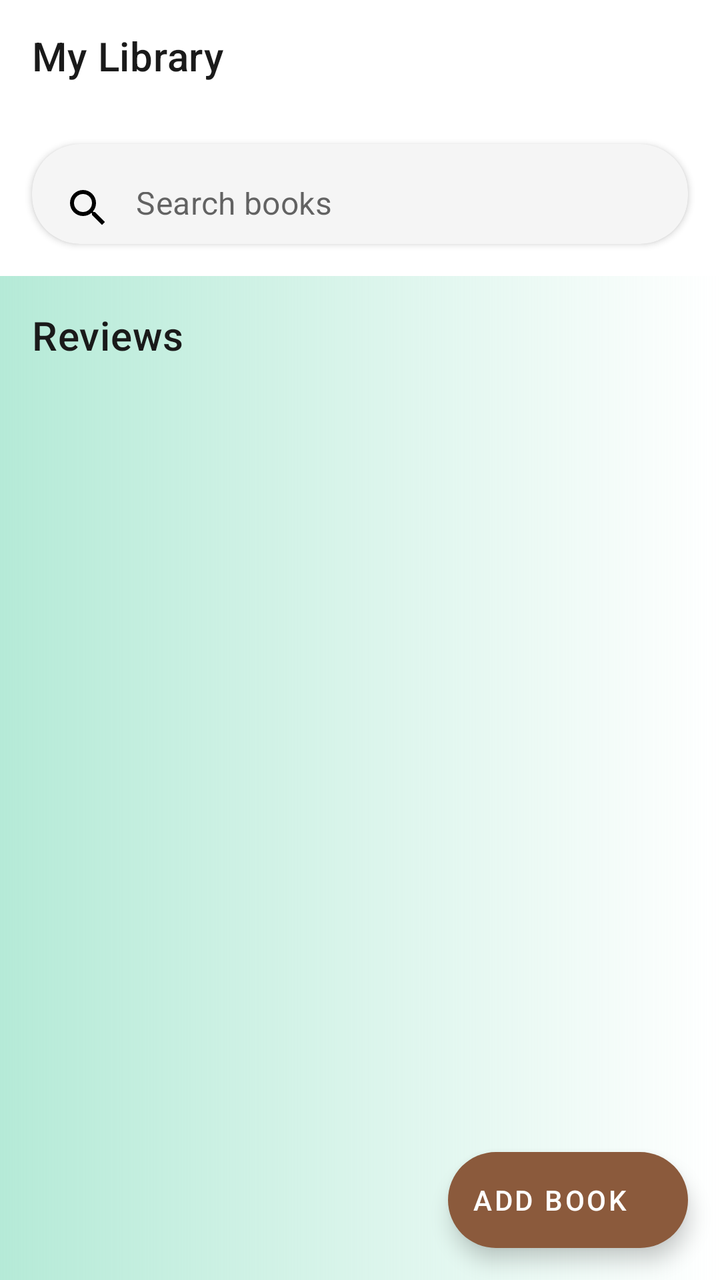
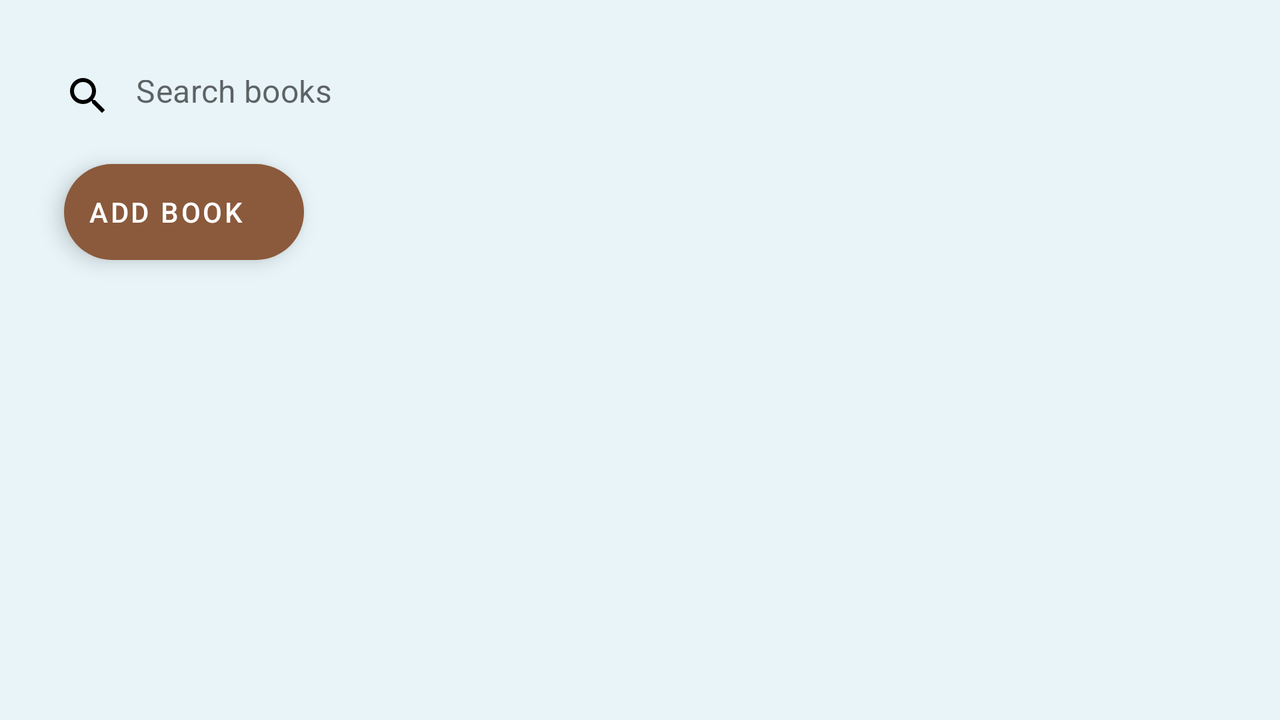

First picture: res/layout/ on a phone held upright. Second picture: the repository's own variant of that layout, on a device whose configuration matches the variant's folder. Source for both follows.
<!-- AndroidManifest.xml: application theme Theme.BookClub -->
<!-- res/layout/fragment_book_list.xml -->
<?xml version="1.0" encoding="utf-8"?>
<androidx.coordinatorlayout.widget.CoordinatorLayout
    xmlns:android="http://schemas.android.com/apk/res/android"
    xmlns:app="http://schemas.android.com/apk/res-auto"
    android:layout_width="match_parent"
    android:layout_height="match_parent"
    android:background="@drawable/gradient_background">

    <com.google.android.material.appbar.AppBarLayout
        android:id="@+id/appBarLayout"
        android:layout_width="match_parent"
        android:layout_height="wrap_content"
        android:background="@color/card_background"
        app:elevation="0dp">

        <com.google.android.material.appbar.MaterialToolbar
            android:id="@+id/toolbar"
            android:layout_width="match_parent"
            android:layout_height="?attr/actionBarSize"
            android:background="@color/card_background"
            app:title="@string/title_my_library"
            app:titleTextColor="@color/text_primary"
            app:titleTextAppearance="@style/TextAppearance.MaterialComponents.Headline6" />

        <com.google.android.material.card.MaterialCardView
            android:layout_width="match_parent"
            android:layout_height="wrap_content"
            android:layout_margin="16dp"
            app:cardCornerRadius="24dp"
            app:cardElevation="2dp"
            app:cardBackgroundColor="@color/background_secondary">

            <com.google.android.material.textfield.TextInputLayout
                android:layout_width="match_parent"
                android:layout_height="wrap_content"
                style="@style/Widget.MaterialComponents.TextInputLayout.FilledBox"
                app:boxBackgroundMode="none"
                app:hintEnabled="false">

                <com.google.android.material.textfield.TextInputEditText
                    android:id="@+id/searchEditText"
                    android:layout_width="match_parent"
                    android:layout_height="50dp"
                    android:hint="@string/hint_search_books"
                    android:drawableStart="@drawable/ic_search"
                    android:drawablePadding="12dp"
                    android:background="@android:color/transparent"
                    android:paddingStart="16dp"
                    android:paddingEnd="16dp"
                    android:inputType="text" />
            </com.google.android.material.textfield.TextInputLayout>
        </com.google.android.material.card.MaterialCardView>
    </com.google.android.material.appbar.AppBarLayout>

    <androidx.core.widget.NestedScrollView
        android:layout_width="match_parent"
        android:layout_height="match_parent"
        app:layout_behavior="@string/appbar_scrolling_view_behavior">

        <LinearLayout
            android:layout_width="match_parent"
            android:layout_height="wrap_content"
            android:orientation="vertical"
            android:padding="16dp">

            <TextView
                android:layout_width="wrap_content"
                android:layout_height="wrap_content"
                android:text="@string/reviews"
                style="@style/TextAppearance.MaterialComponents.Headline6"
                android:textColor="@color/text_primary"
                android:layout_marginBottom="16dp"
                android:fontFamily="@font/roboto_bold" />

            <androidx.recyclerview.widget.RecyclerView
                android:id="@+id/recyclerView"
                android:layout_width="match_parent"
                android:layout_height="wrap_content"
                android:nestedScrollingEnabled="false"
                android:clipToPadding="false"
                android:paddingBottom="80dp" />
        </LinearLayout>
    </androidx.core.widget.NestedScrollView>

    <com.google.android.material.floatingactionbutton.ExtendedFloatingActionButton
        android:id="@+id/fabAddBook"
        android:layout_width="wrap_content"
        android:layout_height="wrap_content"
        android:layout_margin="16dp"
        android:layout_gravity="bottom|end"
        android:text="@string/add_book"
        app:icon="@drawable/ic_add"
        app:backgroundTint="@color/accent_color"
        app:iconTint="@color/text_on_primary"
        android:textColor="@color/text_on_primary"
        android:contentDescription="@string/add_book" />
</androidx.coordinatorlayout.widget.CoordinatorLayout>
<!-- resources referenced by this layout -->
<resources>
  <color name="accent_color">#8B5A3C</color>
  <color name="background_secondary">#F5F5F5</color>
  <color name="card_background">#FFFFFF</color>
  <color name="text_on_primary">#FFFFFF</color>
  <color name="text_primary">#1A1A1A</color>
  <!-- drawable gradient_background (drawable) -->
  <?xml version="1.0" encoding="utf-8"?>
  <shape xmlns:android="http://schemas.android.com/apk/res/android"
      android:shape="rectangle">
  
      <gradient
          android:startColor="#B5EAD7" /> 
  </shape>
  <string name="add_book">Add Book</string>
  <string name="hint_search_books">Search books</string>
  <string name="reviews">Reviews</string>
  <string name="title_my_library">My Library</string>
  <color name="primary_color">#2E7D9A</color>
  <color name="primary_variant">#1E5F75</color>
  <color name="secondary_color">#F4A261</color>
  <color name="secondary_variant">#E76F51</color>
  <color name="error_color">#F44336</color>
  <color name="surface_color">#FFFFFF</color>
  <color name="background_primary">#FAFAFA</color>
  <style name="TextAppearance.BookClub.Headline2" parent="TextAppearance.MaterialComponents.Headline2">
          <item name="fontFamily">@font/roboto_bold</item>
          <item name="android:textColor">@color/text_primary</item>
          <item name="android:textSize">60sp</item>
      </style>
  <style name="TextAppearance.BookClub.Headline3" parent="TextAppearance.MaterialComponents.Headline3">
          <item name="fontFamily">@font/roboto_bold</item>
          <item name="android:textColor">@color/text_primary</item>
          <item name="android:textSize">48sp</item>
      </style>
  <style name="TextAppearance.BookClub.Headline4" parent="TextAppearance.MaterialComponents.Headline4">
          <item name="fontFamily">@font/roboto_bold</item>
          <item name="android:textColor">@color/text_primary</item>
          <item name="android:textSize">34sp</item>
      </style>
  <style name="TextAppearance.BookClub.Headline5" parent="TextAppearance.MaterialComponents.Headline5">
          <item name="fontFamily">@font/roboto_bold</item>
          <item name="android:textColor">@color/text_primary</item>
          <item name="android:textSize">24sp</item>
      </style>
  <style name="TextAppearance.BookClub.Headline6" parent="TextAppearance.MaterialComponents.Headline6">
          <item name="fontFamily">@font/roboto_bold</item>
          <item name="android:textColor">@color/text_primary</item>
          <item name="android:textSize">20sp</item>
      </style>
  <style name="TextAppearance.BookClub.Body1" parent="TextAppearance.MaterialComponents.Body1">
          <item name="fontFamily">@font/roboto_regular</item>
          <item name="android:textColor">@color/text_primary</item>
          <item name="android:textSize">16sp</item>
      </style>
  <style name="TextAppearance.BookClub.Body2" parent="TextAppearance.MaterialComponents.Body2">
          <item name="fontFamily">@font/roboto_regular</item>
          <item name="android:textColor">@color/text_secondary</item>
          <item name="android:textSize">14sp</item>
      </style>
  <style name="ShapeAppearance.BookClub.SmallComponent" parent="ShapeAppearance.MaterialComponents.SmallComponent">
          <item name="cornerFamily">rounded</item>
          <item name="cornerSize">8dp</item>
      </style>
  <style name="ShapeAppearance.BookClub.MediumComponent" parent="ShapeAppearance.MaterialComponents.MediumComponent">
          <item name="cornerFamily">rounded</item>
          <item name="cornerSize">12dp</item>
      </style>
  <style name="ShapeAppearance.BookClub.LargeComponent" parent="ShapeAppearance.MaterialComponents.LargeComponent">
          <item name="cornerFamily">rounded</item>
          <item name="cornerSize">16dp</item>
      </style>
  <color name="text_secondary">#666666</color>
  <!-- some entries are left out for length -->
</resources>
<!-- res/layout-land/fragment_book_list.xml (the repository's variant of the layout above) -->
<!-- drawn on the phone turned sideways -->
<LinearLayout xmlns:android="http://schemas.android.com/apk/res/android"
    xmlns:app="http://schemas.android.com/apk/res-auto"
    android:layout_width="match_parent"
    android:layout_height="match_parent"
    android:orientation="horizontal"
    android:background="@color/pastel_mint"
    android:padding="16dp"
    android:baselineAligned="false">

    <LinearLayout
        android:id="@+id/leftContent"
        android:layout_width="0dp"
        android:layout_height="match_parent"
        android:layout_weight="1"
        android:orientation="vertical"
        android:gravity="top"
        android:paddingEnd="8dp">

        <com.google.android.material.textfield.TextInputLayout
            android:id="@+id/searchContainer"
            android:layout_width="match_parent"
            android:layout_height="wrap_content"
            app:boxBackgroundMode="none"
            app:hintEnabled="false">

            <com.google.android.material.textfield.TextInputEditText
                android:id="@+id/searchEditText"
                android:layout_width="match_parent"
                android:layout_height="50dp"
                android:hint="@string/hint_search_books"
                android:drawableStart="@drawable/ic_search"
                android:drawablePadding="12dp"
                android:background="@android:color/transparent"
                android:paddingStart="16dp"
                android:paddingEnd="16dp"
                android:inputType="text" />
        </com.google.android.material.textfield.TextInputLayout>
        <com.google.android.material.floatingactionbutton.ExtendedFloatingActionButton
            android:id="@+id/fabAddBook"
            android:layout_width="wrap_content"
            android:layout_height="wrap_content"
            android:layout_gravity="bottom|start"
            android:layout_margin="16dp"
            android:text="@string/add_book"
            app:icon="@drawable/ic_add"
            app:backgroundTint="@color/accent_color"
            app:iconTint="@color/text_on_primary"
            android:textColor="@color/text_on_primary"
            android:contentDescription="@string/add_book" />
    </LinearLayout>

    <LinearLayout
        android:id="@+id/rightContent"
        android:layout_width="0dp"
        android:layout_height="match_parent"
        android:layout_weight="2"
        android:gravity="start"
        android:orientation="vertical"
        android:paddingTop="16dp"
        android:paddingBottom="16dp"
        android:paddingStart="8dp"
        android:paddingEnd="8dp">

        <LinearLayout
            android:layout_width="match_parent"
            android:layout_height="match_parent"
            android:orientation="vertical"
            android:padding="8dp">

            <androidx.recyclerview.widget.RecyclerView
                android:id="@+id/recyclerView"
                android:layout_width="match_parent"
                android:layout_height="0dp"
                android:layout_weight="1"
                android:clipToPadding="false"
                android:nestedScrollingEnabled="true"
                android:paddingBottom="5dp" />
        </LinearLayout>


    </LinearLayout>
</LinearLayout>
<!-- resources referenced by the variant -->
<!-- as the phone turned sideways resolves them -->
<resources>
  <color name="accent_color">#8B5A3C</color>
  <color name="pastel_mint">#E8F4F8</color>
  <color name="text_on_primary">#FFFFFF</color>
  <string name="add_book">Add Book</string>
  <string name="hint_search_books">Search books</string>
  <color name="primary_color">#2E7D9A</color>
  <color name="primary_variant">#1E5F75</color>
  <color name="secondary_color">#F4A261</color>
  <color name="secondary_variant">#E76F51</color>
  <color name="error_color">#F44336</color>
  <color name="surface_color">#FFFFFF</color>
  <color name="text_primary">#1A1A1A</color>
  <color name="background_primary">#FAFAFA</color>
  <style name="TextAppearance.BookClub.Headline1" parent="TextAppearance.MaterialComponents.Headline1">
          <item name="fontFamily">@font/roboto_bold</item>
          <item name="android:textColor">@color/text_primary</item>
          <item name="android:textSize">96sp</item>
      </style>
  <style name="TextAppearance.BookClub.Headline2" parent="TextAppearance.MaterialComponents.Headline2">
          <item name="fontFamily">@font/roboto_bold</item>
          <item name="android:textColor">@color/text_primary</item>
          <item name="android:textSize">60sp</item>
      </style>
  <style name="TextAppearance.BookClub.Headline3" parent="TextAppearance.MaterialComponents.Headline3">
          <item name="fontFamily">@font/roboto_bold</item>
          <item name="android:textColor">@color/text_primary</item>
          <item name="android:textSize">48sp</item>
      </style>
  <style name="TextAppearance.BookClub.Headline4" parent="TextAppearance.MaterialComponents.Headline4">
          <item name="fontFamily">@font/roboto_bold</item>
          <item name="android:textColor">@color/text_primary</item>
          <item name="android:textSize">34sp</item>
      </style>
  <style name="TextAppearance.BookClub.Headline5" parent="TextAppearance.MaterialComponents.Headline5">
          <item name="fontFamily">@font/roboto_bold</item>
          <item name="android:textColor">@color/text_primary</item>
          <item name="android:textSize">24sp</item>
      </style>
  <style name="TextAppearance.BookClub.Headline6" parent="TextAppearance.MaterialComponents.Headline6">
          <item name="fontFamily">@font/roboto_bold</item>
          <item name="android:textColor">@color/text_primary</item>
          <item name="android:textSize">20sp</item>
      </style>
  <style name="TextAppearance.BookClub.Body1" parent="TextAppearance.MaterialComponents.Body1">
          <item name="fontFamily">@font/roboto_regular</item>
          <item name="android:textColor">@color/text_primary</item>
          <item name="android:textSize">16sp</item>
      </style>
  <style name="TextAppearance.BookClub.Body2" parent="TextAppearance.MaterialComponents.Body2">
          <item name="fontFamily">@font/roboto_regular</item>
          <item name="android:textColor">@color/text_secondary</item>
          <item name="android:textSize">14sp</item>
      </style>
  <style name="ShapeAppearance.BookClub.SmallComponent" parent="ShapeAppearance.MaterialComponents.SmallComponent">
          <item name="cornerFamily">rounded</item>
          <item name="cornerSize">8dp</item>
      </style>
  <style name="ShapeAppearance.BookClub.MediumComponent" parent="ShapeAppearance.MaterialComponents.MediumComponent">
          <item name="cornerFamily">rounded</item>
          <item name="cornerSize">12dp</item>
      </style>
  <style name="ShapeAppearance.BookClub.LargeComponent" parent="ShapeAppearance.MaterialComponents.LargeComponent">
          <item name="cornerFamily">rounded</item>
          <item name="cornerSize">16dp</item>
      </style>
  <color name="text_secondary">#666666</color>
  <!-- some entries are left out for length -->
</resources>
